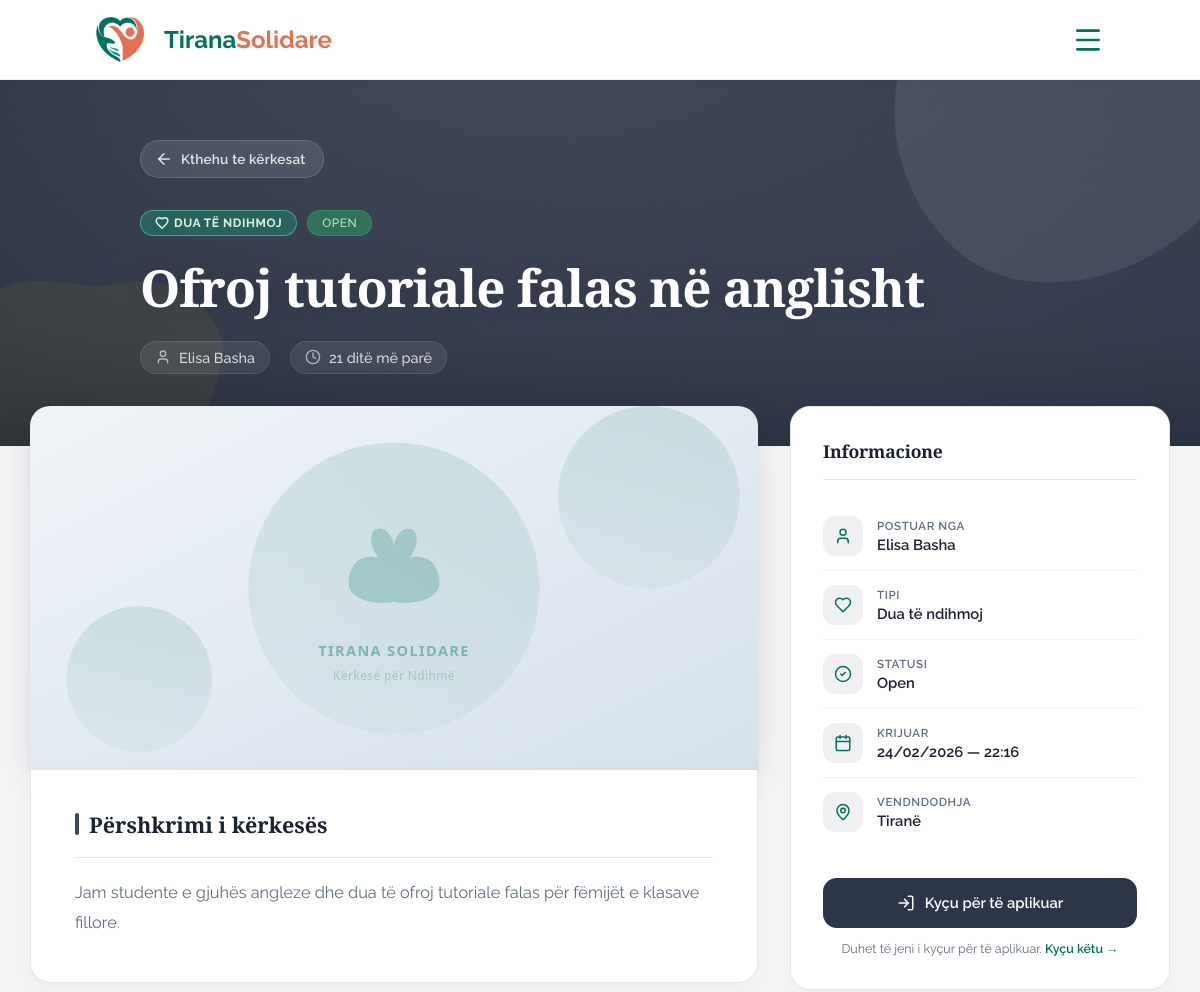
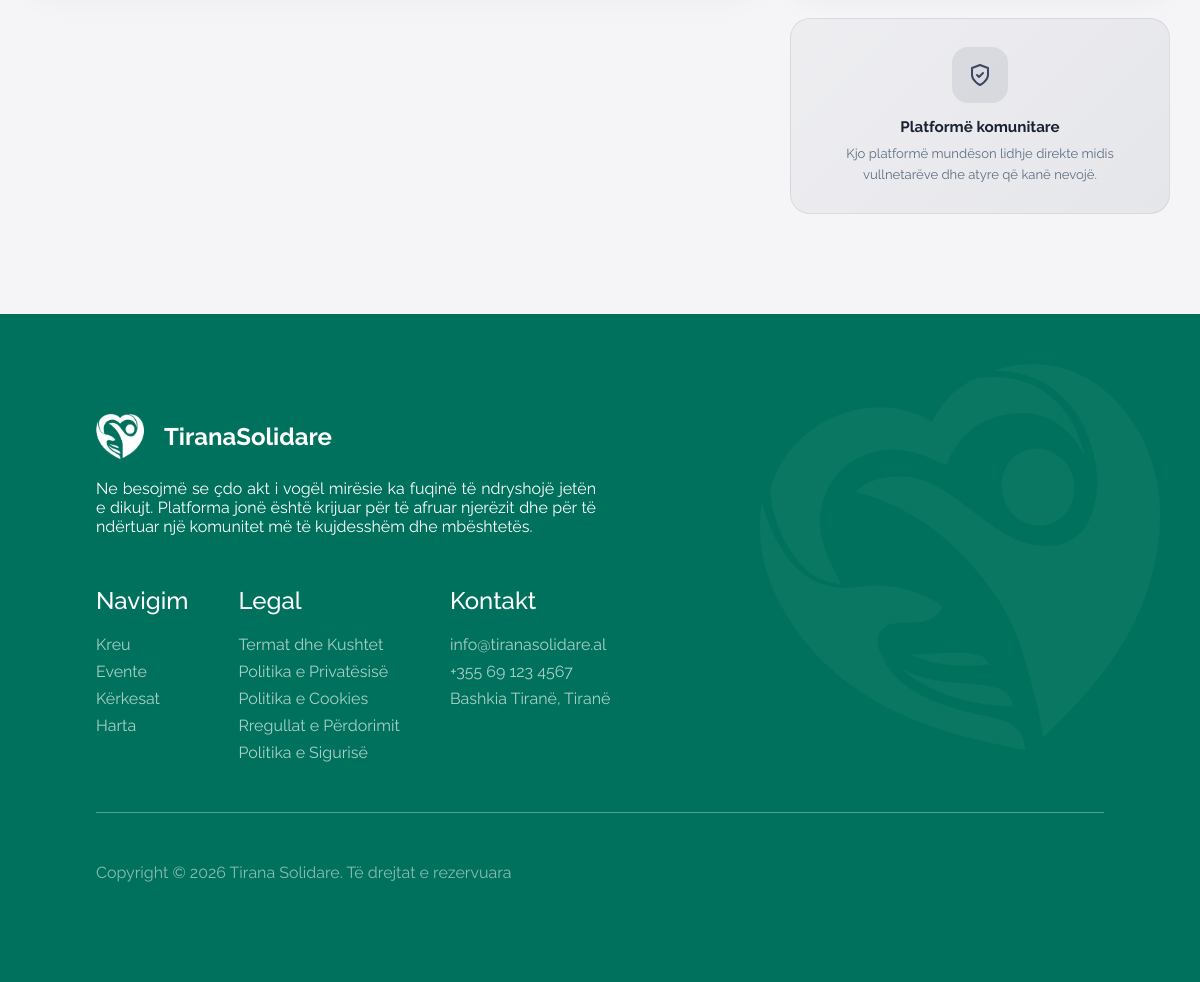
Screenshot of /views/help_requests.php?id=3 with the database file from the repository (2 pictures, top to bottom).
### tables this page shows
CREATE TABLE `kerkesa_per_ndihme` (
  `id_kerkese_ndihme` int(11) NOT NULL,
  `id_perdoruesi` int(11) DEFAULT NULL,
  `tipi` enum('Kërkesë','Ofertë') DEFAULT NULL,
  `titulli` varchar(150) DEFAULT NULL,
  `pershkrimi` text DEFAULT NULL,
  `statusi` enum('Open','Closed') DEFAULT 'Open' COMMENT 'Open/Closed',
  `imazhi` varchar(500) DEFAULT NULL,
  `vendndodhja` varchar(255) DEFAULT NULL,  `latitude` decimal(10,7) DEFAULT NULL,
  `longitude` decimal(10,7) DEFAULT NULL,  `krijuar_me` timestamp NOT NULL DEFAULT current_timestamp()
);

CREATE TABLE `perdoruesi` (
  `id_perdoruesi` int(11) NOT NULL,
  `emri` varchar(100) NOT NULL,
  `email` varchar(150) NOT NULL,
  `bio` text DEFAULT NULL,
  `profile_picture` varchar(500) DEFAULT NULL,
  `profile_public` tinyint(1) NOT NULL DEFAULT 1,
  `fjalekalimi` varchar(255) NOT NULL,
  `roli` enum('Admin','Vullnetar') DEFAULT 'Vullnetar',
  `statusi_llogarise` enum('Aktiv','Bllokuar','Çaktivizuar') DEFAULT 'Aktiv',
  `verified` tinyint(1) NOT NULL DEFAULT 0,
  `verification_token_hash` varchar(64) DEFAULT NULL,
  `verification_token_expires` datetime DEFAULT NULL,
  `password_reset_token_hash` varchar(64) DEFAULT NULL,
  `password_reset_token_expires` datetime DEFAULT NULL,
  `krijuar_me` timestamp NOT NULL DEFAULT current_timestamp(),
  `deaktivizuar_me` datetime DEFAULT NULL
);

### includes/functions.php (called while the page is built, shortened)
<?php
if (!function_exists('koheParapake')) {
    function koheParapake(string $datetime): string
    {
        $now  = new DateTime();
        $then = new DateTime($datetime);
        $diff = $now->diff($then);
        if ($diff->d > 0) return $diff->d . ' ditë më parë';
        return 'tani';
    }
}

### views/help_requests.php (the view, shortened to what this page needs)
<?php
require_once __DIR__ . '/../config/db.php';
require_once __DIR__ . '/../includes/functions.php';
$isLoggedIn = isset($_SESSION['user_id']);
$isAdmin = ($isLoggedIn && ($_SESSION['roli'] ?? '') === 'Admin');
$currentUserId = $_SESSION['user_id'] ?? null;
if (isset($_GET['id'])) {
    $id = (int) $_GET['id'];
    $stmt = $pdo->prepare(
        "SELECT k.*, p.emri AS krijuesi_emri, p.email AS krijuesi_email
         FROM Kerkesa_per_Ndihme k
         LEFT JOIN Perdoruesi p ON p.id_perdoruesi = k.id_perdoruesi
         WHERE k.id_kerkese_ndihme = ?"
    );
    $stmt->execute([$id]);
    $request = $stmt->fetch(PDO::FETCH_ASSOC);
}
  $isOwner = false;
  if (isset($request) && $request) {
    $isOwner = $isLoggedIn && ((int) $request['id_perdoruesi'] === (int) $currentUserId);
  }
?>
<!DOCTYPE html>
<html lang="sq">
<head>
  <link rel="stylesheet" href="/TiranaSolidare/public/assets/styles/main.css?v=20260318a">
  <link rel="stylesheet" href="/TiranaSolidare/public/assets/styles/requests.css?v=20260318c">
  <link rel="stylesheet" href="https://unpkg.com/leaflet@1.9.4/dist/leaflet.css" />
  <link rel="stylesheet" href="/TiranaSolidare/assets/css/map.css">
</head>
<body class="page-requests">
<?php include __DIR__ . '/../public/components/header.php'; ?>
<main>
<?php if (isset($request) && $request): ?>
<section class="rq-detail-hero <?= $request['tipi'] === 'Ofertë' ? 'rq-detail-hero--offer' : 'rq-detail-hero--request' ?>">
  <div class="rq-detail-hero__inner">
    <a href="/TiranaSolidare/views/help_requests.php" class="rq-back-link">
      <svg xmlns="http://www.w3.org/2000/svg" width="18" height="18" viewBox="0 0 24 24" fill="none" stroke="currentColor" stroke-width="2" stroke-linecap="round" stroke-linejoin="round"><path d="m12 19-7-7 7-7"/><path d="M19 12H5"/></svg>
      Kthehu te kërkesat
    </a>
    <div class="rq-detail-hero__badges">
      <span class="rq-badge rq-badge--<?= $request['tipi'] === 'Ofertë' ? 'offer' : 'request' ?>">
        <?= $request['tipi'] === 'Kërkesë' ? 'Kërkoj ndihmë' : 'Dua të ndihmoj' ?>
      </span>
      <span class="rq-badge rq-badge--<?= strtolower($request['statusi']) ?>"><?= htmlspecialchars($request['statusi']) ?></span>
    </div>
    <h1><?= htmlspecialchars($request['titulli']) ?></h1>
    <div class="rq-detail-hero__meta">
      <span><svg xmlns="http://www.w3.org/2000/svg" width="16" height="16" viewBox="0 0 24 24" fill="none" stroke="currentColor" stroke-width="2" stroke-linecap="round" stroke-linejoin="round"><path d="M19 21v-2a4 4 0 0 0-4-4H9a4 4 0 0 0-4 4v2"/><circle cx="12" cy="7" r="4"/></svg> <?= htmlspecialchars($request['krijuesi_emri'] ?? 'Anonim') ?></span>
      <span><svg xmlns="http://www.w3.org/2000/svg" width="16" height="16" viewBox="0 0 24 24" fill="none" stroke="currentColor" stroke-width="2" stroke-linecap="round" stroke-linejoin="round"><circle cx="12" cy="12" r="10"/><polyline points="12 6 12 12 16 14"/></svg> <?= koheParapake($request['krijuar_me']) ?></span>
    </div>
  </div>
</section>
<section class="rq-detail-body">
  <div class="rq-detail-layout">
    <div class="rq-detail-main">
      <div class="rq-detail-banner">
        <?php
          $detailImgSrc = '/TiranaSolidare/public/assets/images/default-request.svg';
          if (!empty($request['imazhi'])) {
              $detailImgSrc = strpos($request['imazhi'], '/') === 0 ? $request['imazhi'] : '/TiranaSolidare/public/assets/uploads/' . $request['imazhi'];
          }
        ?>
        <img src="<?= htmlspecialchars($detailImgSrc) ?>" alt="<?= htmlspecialchars($request['titulli']) ?>" onerror="this.src='/TiranaSolidare/public/assets/images/default-request.svg'">
      </div>
      <div class="rq-detail-text">
        <h2>Përshkrimi i kërkesës</h2>
        <p><?= nl2br(htmlspecialchars($request['pershkrimi'] ?? 'Nuk ka përshkrim.')) ?></p>
      </div>
    </div>
    <aside class="rq-detail-sidebar">
      <div class="rq-sidebar-card">
        <h3>Informacione</h3>
        <ul class="rq-sidebar-info">
          <li>
            <div class="rq-info-icon">
              <svg xmlns="http://www.w3.org/2000/svg" width="18" height="18" viewBox="0 0 24 24" fill="none" stroke="currentColor" stroke-width="2" stroke-linecap="round" stroke-linejoin="round"><path d="M19 21v-2a4 4 0 0 0-4-4H9a4 4 0 0 0-4 4v2"/><circle cx="12" cy="7" r="4"/></svg>
            </div>
            <div><span>Postuar nga</span><strong><?= htmlspecialchars($request['krijuesi_emri'] ?? 'N/A') ?></strong></div>
          </li>
          <li>
            <div class="rq-info-icon">
            </div>
            <div><span>Tipi</span><strong><?= $request['tipi'] === 'Kërkesë' ? 'Kërkoj ndihmë' : 'Dua të ndihmoj' ?></strong></div>
          </li>
          <li>
            <div class="rq-info-icon">
              <svg xmlns="http://www.w3.org/2000/svg" width="18" height="18" viewBox="0 0 24 24" fill="none" stroke="currentColor" stroke-width="2" stroke-linecap="round" stroke-linejoin="round"><circle cx="12" cy="12" r="10"/><path d="m9 12 2 2 4-4"/></svg>
            </div>
            <div><span>Statusi</span><strong><?= htmlspecialchars($request['statusi']) ?></strong></div>
          </li>
          <li>
            <div class="rq-info-icon">
            </div>
            <div><span>Krijuar</span><strong><?= date('d/m/Y — H:i', strtotime($request['krijuar_me'])) ?></strong></div>
          </li>
          <?php if (!empty($request['vendndodhja'])): ?>
          <li>
            <div class="rq-info-icon">
            </div>
            <div><span>Vendndodhja</span><strong><?= htmlspecialchars($request['vendndodhja']) ?></strong></div>
          </li>
          <?php endif; ?>
        </ul>
        <div class="rq-sidebar-cta">
          <?php if (!$isLoggedIn): ?>
            <a href="/TiranaSolidare/views/login.php?redirect=<?= urlencode('/TiranaSolidare/views/help_requests.php?id=' . $request['id_kerkese_ndihme']) ?>" class="rq-btn-full rq-btn-login">
              <svg xmlns="http://www.w3.org/2000/svg" width="18" height="18" viewBox="0 0 24 24" fill="none" stroke="currentColor" stroke-width="2" stroke-linecap="round" stroke-linejoin="round"><path d="M15 3h4a2 2 0 0 1 2 2v14a2 2 0 0 1-2 2h-4"/><polyline points="10 17 15 12 10 7"/><line x1="15" x2="3" y1="12" y2="12"/></svg>
              Kyçu për të aplikuar
            </a>
            <p class="rq-sidebar-hint">Duhet të jeni i kyçur për të aplikuar. <a href="/TiranaSolidare/views/login.php?redirect=<?= urlencode('/TiranaSolidare/views/help_requests.php?id=' . $request['id_kerkese_ndihme']) ?>" class="rq-hint-link">Kyçu këtu &rarr;</a></p>
          <?php elseif ($isOwner || $isAdmin): ?>
            <p class="rq-sidebar-hint">Më poshtë mund të shihni të gjithë aplikantët dhe t'i kontaktoni individualisht.</p>
          <?php elseif ($isLoggedIn): ?>
            <p class="rq-sidebar-hint">Kjo kërkesë nuk është e disponueshme për aplikim.</p>
          <?php endif; ?>
        </div>
      </div>
      <div class="rq-sidebar-trust">
        <div class="rq-sidebar-trust__icon">
          <svg xmlns="http://www.w3.org/2000/svg" width="24" height="24" viewBox="0 0 24 24" fill="none" stroke="currentColor" stroke-width="2" stroke-linecap="round" stroke-linejoin="round"><path d="M12 22s8-4 8-10V5l-8-3-8 3v7c0 6 8 10 8 10"/><path d="m9 12 2 2 4-4"/></svg>
        </div>
        <p><strong>Platformë komunitare</strong></p>
        <p class="rq-sidebar-trust__sub">Kjo platformë mundëson lidhje direkte midis vullnetarëve dhe atyre që kanë nevojë.</p>
      </div>
    </aside>
  </div>
</section>
<?php endif; ?>
</main>
<?php include __DIR__ . '/../public/components/footer.php'; ?>
</body>
</html>

### public/assets/styles/main.css (style rules this page uses)
* { margin: 0; padding: 0; -webkit-box-sizing: border-box; box-sizing: border-box; scroll-behavior: smooth; }
html, body { font-family: 'Raleway', sans-serif; color: #202020; overflow-x: hidden; }
main { overflow-y: hidden; overflow-x: hidden; }
section { position: relative; padding: 100px clamp(20px, 8%, 8%); }
:root { --font-coeff: 1; }
h1, h2, h3, h4, h5, h6 { font-family: "Bitter", serif; color: #003229; }
h1 { font-size: calc(3.5rem * var(--font-coeff)); margin-bottom: 20px; }
h2 { font-size: calc(3rem * var(--font-coeff)); margin-bottom: 20px; }
h3 { font-size: calc(2rem * var(--font-coeff)); margin-bottom: 20px; }

### rows the page displays
kerkesa_per_ndihme: statusi "OPEN", titulli "Ofroj tutoriale falas në anglisht", id_perdoruesi.emri "Elisa Basha", krijuar_me "21 ditë më parë", pershkrimi "Jam studente e gjuhës angleze dhe dua të ofroj tutoriale falas për fëmijët e klasave fillore.", statusi "Open", krijuar_me "24/02/2026 — 22:16", vendndodhja "Tiranë"
